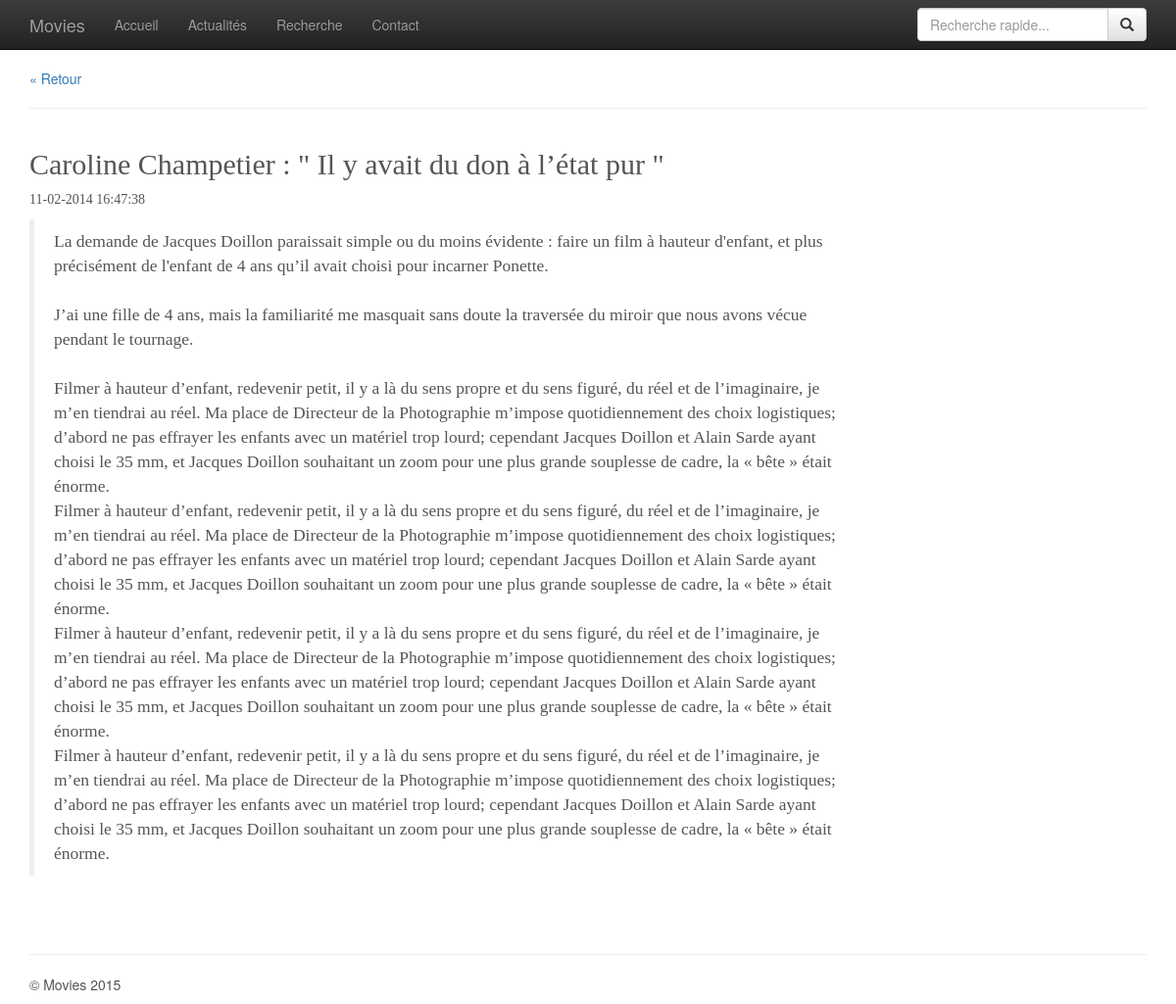
Screenshot of /bootstrap/Movies/article.php?id=1 with the database file from the repository.
### tables this page shows
CREATE TABLE IF NOT EXISTS `news` (
  `news_id` int(11) NOT NULL AUTO_INCREMENT,
  `news_title` varchar(255) NOT NULL,
  `news_text` text NOT NULL,
  `news_date` datetime NOT NULL DEFAULT CURRENT_TIMESTAMP,
  PRIMARY KEY (`news_id`)
);

### bootstrap/Movies/article.php (the view)
<?php
include_once 'header.php';
if(!empty($_GET['id'])){
	$id =intval($_GET['id']);
	$query = $db -> prepare ('SELECT * FROM news WHERE news_id = :news_id');
	$query->bindValue('news_id', $id, PDO::PARAM_INT);
	$query->execute();
    $news = $query->fetchAll();
	$news=$news[0];
}
?>
<a href="news.php">&laquo; Retour</a>
<hr>
<?php
if (!empty($news)){ ?>
<div class="news-container">
<div class="row">
		<div class="col-xs-12 col-sm-9">
			<div class="news-post">
				<h2><?= $news['news_title'] ?></h2>
				<p><?=  date('d-m-Y H:i:s', strtotime($news['news_date'])) ?></p>
				<blockquote>
					<p>
					<?=nl2br($news['news_text']) ?>
					</p>
				</blockquote>
			</div>
		</div>
	</div>
</div>
<?php } ?>
<?php include_once 'footer.php'; ?>

### rows the page displays
news: news_title "Caroline Champetier : \" Il y avait du don à l’état pur \"", news_date "11-02-2014 16:47:38", news_text "La demande de Jacques Doillon paraissait simple ou du moins évidente : faire un film à hauteur d'enfant, et plus précisément de l'enfant de 4 ans qu’il avait choisi pour incarner Ponette. J’ai une fille de 4 ans, mais la familiarité me masquait sans doute la traversée du miroir que nous avons vécue pendant le tournage. Filmer à hauteur d’enfant, redevenir petit, il y a là du sens propre et du sens figuré, du réel et de l’imaginaire, je m’en tiendrai au réel. Ma place de Directeur de la Photographie m’impose quotidiennement des choix logistiques; d’abord ne pas effrayer les enfants avec un matériel trop lourd; cependant Jacques Doillon et Alain Sarde ayant choisi le 35 mm, et Jacques Doillon…"

### other values shown
$page_name "Accueil"
$page_name "Actualités"
$page_name "Recherche"
$page_name "Contact"
